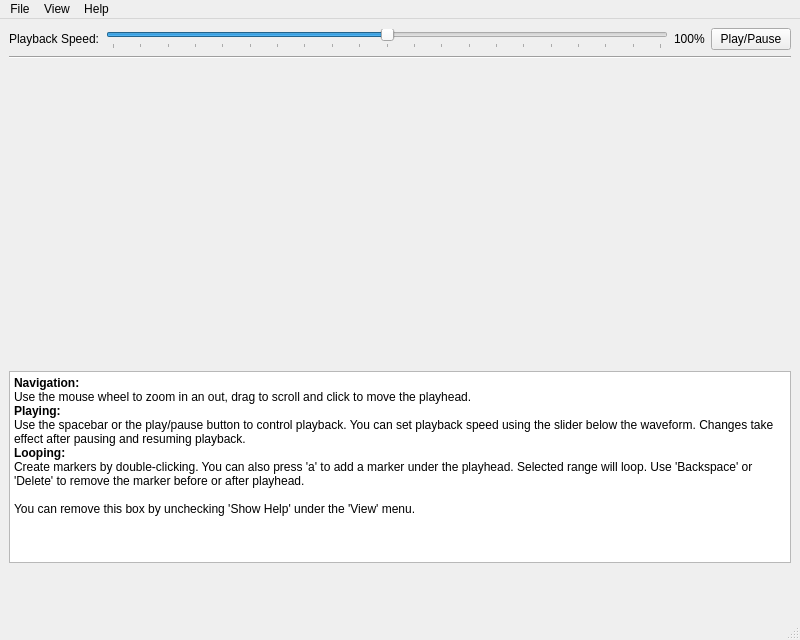
<?xml version="1.0" encoding="UTF-8"?>
<ui version="4.0">
 <class>MainWindow</class>
 <widget class="QMainWindow" name="MainWindow">
  <property name="geometry">
   <rect>
    <x>0</x>
    <y>0</y>
    <width>800</width>
    <height>640</height>
   </rect>
  </property>
  <property name="windowTitle">
   <string>Mancho</string>
  </property>
  <widget class="QWidget" name="centralwidget">
   <property name="sizePolicy">
    <sizepolicy hsizetype="Preferred" vsizetype="Minimum">
     <horstretch>0</horstretch>
     <verstretch>0</verstretch>
    </sizepolicy>
   </property>
   <layout class="QVBoxLayout" name="verticalLayout">
    <item>
     <layout class="QHBoxLayout" name="horizontalLayout">
      <item>
       <widget class="QLabel" name="label">
        <property name="text">
         <string>Playback Speed:</string>
        </property>
       </widget>
      </item>
      <item>
       <widget class="QSlider" name="playbackSpeedSlider">
        <property name="minimum">
         <number>50</number>
        </property>
        <property name="maximum">
         <number>150</number>
        </property>
        <property name="value">
         <number>100</number>
        </property>
        <property name="orientation">
         <enum>Qt::Horizontal</enum>
        </property>
        <property name="tickPosition">
         <enum>QSlider::TicksBelow</enum>
        </property>
        <property name="tickInterval">
         <number>5</number>
        </property>
       </widget>
      </item>
      <item>
       <widget class="QLabel" name="playbackSpeedLabel">
        <property name="text">
         <string>100%</string>
        </property>
       </widget>
      </item>
      <item>
       <widget class="QPushButton" name="updateTextButton">
        <property name="text">
         <string>Play/Pause</string>
        </property>
       </widget>
      </item>
     </layout>
    </item>
    <item>
     <widget class="Line" name="line">
      <property name="orientation">
       <enum>Qt::Horizontal</enum>
      </property>
     </widget>
    </item>
    <item>
     <widget class="QCustomPlot" name="plot" native="true">
      <property name="minimumSize">
       <size>
        <width>0</width>
        <height>300</height>
       </size>
      </property>
      <property name="maximumSize">
       <size>
        <width>16777215</width>
        <height>300</height>
       </size>
      </property>
     </widget>
    </item>
    <item>
     <widget class="QTextBrowser" name="helpText">
      <property name="html">
       <string>&lt;!DOCTYPE HTML PUBLIC &quot;-//W3C//DTD HTML 4.0//EN&quot; &quot;http://www.w3.org/TR/REC-html40/strict.dtd&quot;&gt;
&lt;html&gt;&lt;head&gt;&lt;meta name=&quot;qrichtext&quot; content=&quot;1&quot; /&gt;&lt;style type=&quot;text/css&quot;&gt;
p, li { white-space: pre-wrap; }
&lt;/style&gt;&lt;/head&gt;&lt;body style=&quot; font-family:'Sans Serif'; font-size:9pt; font-weight:400; font-style:normal;&quot;&gt;
&lt;p style=&quot; margin-top:0px; margin-bottom:0px; margin-left:0px; margin-right:0px; -qt-block-indent:0; text-indent:0px;&quot;&gt;&lt;span style=&quot; font-weight:600;&quot;&gt;Navigation:&lt;/span&gt;&lt;/p&gt;
&lt;p style=&quot; margin-top:0px; margin-bottom:0px; margin-left:0px; margin-right:0px; -qt-block-indent:0; text-indent:0px;&quot;&gt;Use the mouse wheel to zoom in an out, drag to scroll and click to move the playhead.&lt;/p&gt;
&lt;p style=&quot; margin-top:0px; margin-bottom:0px; margin-left:0px; margin-right:0px; -qt-block-indent:0; text-indent:0px;&quot;&gt;&lt;span style=&quot; font-weight:600;&quot;&gt;Playing:&lt;/span&gt;&lt;/p&gt;
&lt;p style=&quot; margin-top:0px; margin-bottom:0px; margin-left:0px; margin-right:0px; -qt-block-indent:0; text-indent:0px;&quot;&gt;Use the spacebar or the play/pause button to control playback. You can set playback speed using the slider below the waveform. Changes take effect after pausing and resuming playback.&lt;/p&gt;
&lt;p style=&quot; margin-top:0px; margin-bottom:0px; margin-left:0px; margin-right:0px; -qt-block-indent:0; text-indent:0px;&quot;&gt;&lt;span style=&quot; font-weight:600;&quot;&gt;Looping:&lt;/span&gt;&lt;/p&gt;
&lt;p style=&quot; margin-top:0px; margin-bottom:0px; margin-left:0px; margin-right:0px; -qt-block-indent:0; text-indent:0px;&quot;&gt;Create markers by double-clicking. You can also press 'a' to add a marker under the playhead. Selected range will loop. Use 'Backspace' or 'Delete' to remove the marker before or after playhead.&lt;/p&gt;
&lt;p style=&quot;-qt-paragraph-type:empty; margin-top:0px; margin-bottom:0px; margin-left:0px; margin-right:0px; -qt-block-indent:0; text-indent:0px;&quot;&gt;&lt;br /&gt;&lt;/p&gt;
&lt;p style=&quot; margin-top:0px; margin-bottom:0px; margin-left:0px; margin-right:0px; -qt-block-indent:0; text-indent:0px;&quot;&gt;You can remove this box by unchecking 'Show Help' under the 'View' menu.&lt;/p&gt;&lt;/body&gt;&lt;/html&gt;</string>
      </property>
     </widget>
    </item>
    <item>
     <spacer name="verticalSpacer">
      <property name="orientation">
       <enum>Qt::Vertical</enum>
      </property>
      <property name="sizeHint" stdset="0">
       <size>
        <width>20</width>
        <height>40</height>
       </size>
      </property>
     </spacer>
    </item>
   </layout>
  </widget>
  <widget class="QMenuBar" name="menubar">
   <property name="geometry">
    <rect>
     <x>0</x>
     <y>0</y>
     <width>800</width>
     <height>18</height>
    </rect>
   </property>
   <widget class="QMenu" name="menuFile">
    <property name="title">
     <string>File</string>
    </property>
    <addaction name="actionOpen"/>
   </widget>
   <widget class="QMenu" name="menuView">
    <property name="title">
     <string>View</string>
    </property>
    <addaction name="actionShow_Hide_Help"/>
   </widget>
   <widget class="QMenu" name="menuHelp">
    <property name="title">
     <string>Help</string>
    </property>
    <addaction name="actionOpen_Source_Licenses"/>
   </widget>
   <addaction name="menuFile"/>
   <addaction name="menuView"/>
   <addaction name="menuHelp"/>
  </widget>
  <widget class="QStatusBar" name="statusbar"/>
  <action name="actionOpen">
   <property name="text">
    <string>Open</string>
   </property>
  </action>
  <action name="actionShow_Hide_Help">
   <property name="checkable">
    <bool>true</bool>
   </property>
   <property name="checked">
    <bool>true</bool>
   </property>
   <property name="text">
    <string>Show help</string>
   </property>
  </action>
  <action name="actionOpen_Source_Licenses">
   <property name="text">
    <string>Open Source Licenses</string>
   </property>
  </action>
 </widget>
 <customwidgets>
  <customwidget>
   <class>QCustomPlot</class>
   <extends>QWidget</extends>
   <header>qcustomplot.h</header>
   <container>1</container>
  </customwidget>
 </customwidgets>
 <resources/>
 <connections/>
</ui>
